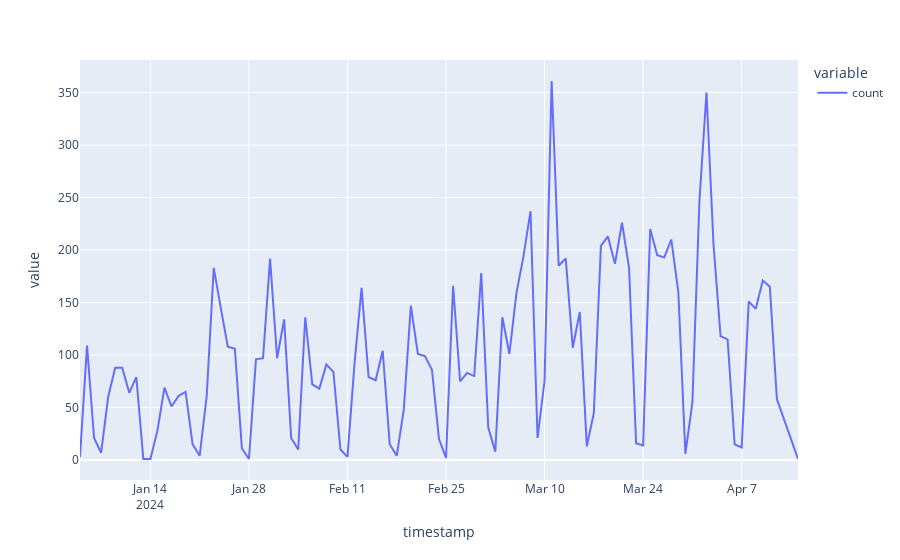

The code cell stored with this chart in its notebook:
### Markdown cell above
### Emails Received by Date

### Code cell
# Plot the number of emails received per day
emails_df["timestamp"].value_counts().sort_index().plot()
